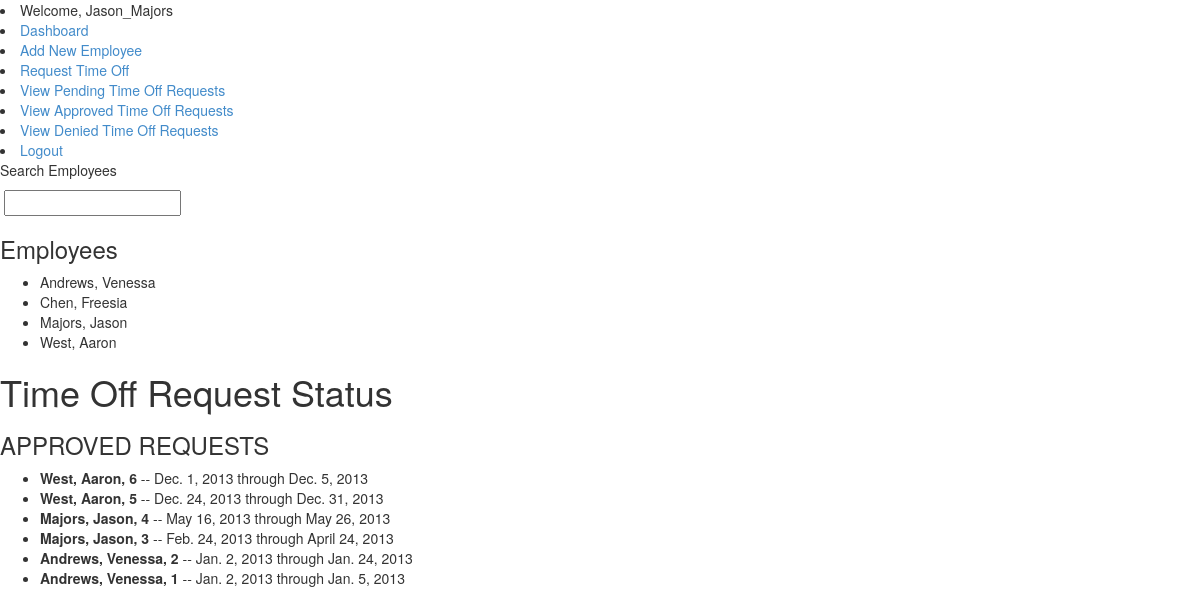
The page /hris/timeoff/APPROVED/ (signed in) on the database as committed earlier.
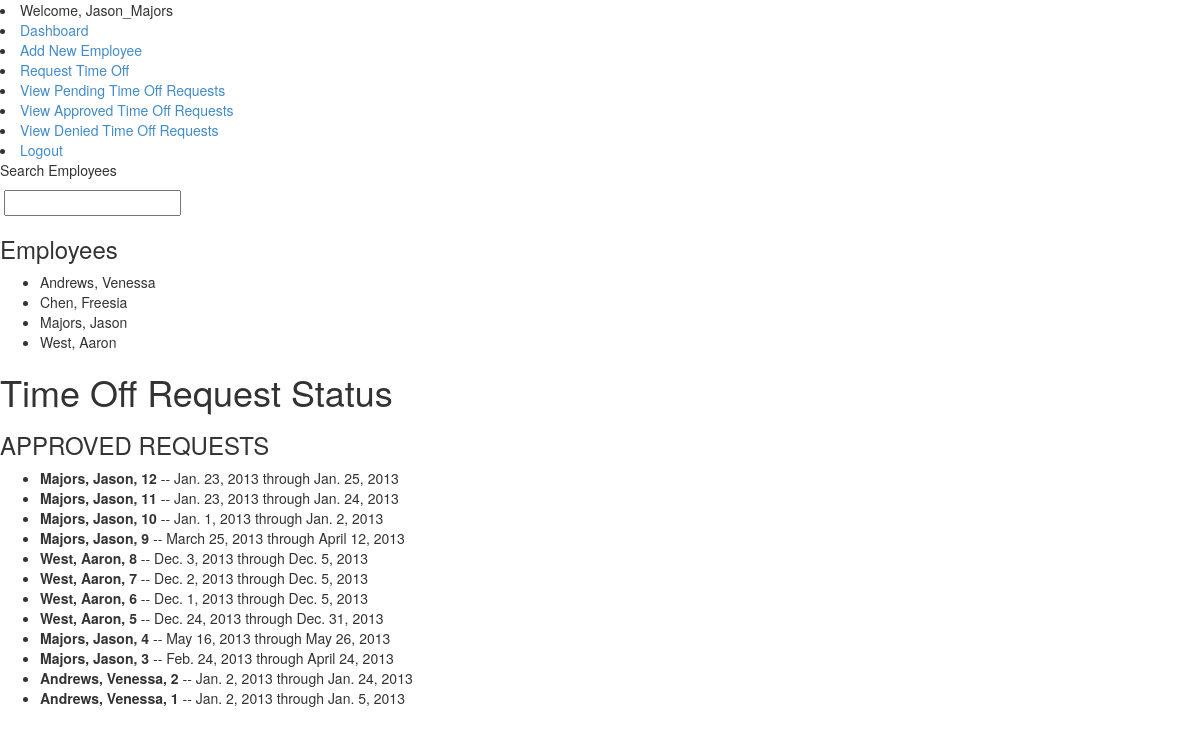
The same page on the database as committed later.
### hris_system/models.py (models this page shows, shortened)
class Employee(models.Model):
	user = models.OneToOneField(User)
	last_name = models.CharField(max_length=25)
	first_name = models.CharField(max_length=25)

class TimeOffRequest(models.Model):
	employee = models.ForeignKey(Employee)
	date_start = models.DateField(auto_now=False, auto_now_add=False)
	date_end = models.DateField(auto_now=False, auto_now_add=False)
	status = models.CharField(max_length=25, default="PENDING")

### hris_system/views.py (the view)
# urls.py: url(r'^timeoff/(?P<request_status>\w+)/$', views.get_timeoff_requests, name='requests'),
@login_required
def get_timeoff_requests(request, request_status):
	context = RequestContext(request)
	context_dict = {}
	employee_list = get_employee_list()
	status = request_status.upper()
	buttons = False
	if status == "PENDING":
		buttons = True
	timeoff_requests = TimeOffRequest.objects.filter(status=status).order_by('-id')
	context_dict['employee_list'] = employee_list
	context_dict['timeoff_requests'] = timeoff_requests
	context_dict['status'] = status
	context_dict['buttons'] = buttons
	return render_to_response('hris_system/timeoff.html', context_dict, context)

### hris_system/views.py (called while the page is built)
def get_employee_list(max_results=0, starts_with=''):
	employee_list = []
	if starts_with:
		employee_list = Employee.objects.filter(last_name__startswith=starts_with)
	else:
		employee_list = Employee.objects.all().order_by("last_name")
	if max_results > 0:
		if len(employee_list) >	max_results:
			employee_list = employee_list[:max_results]
	return employee_list

### templates/hris_system/timeoff.html (shortened to what this page needs)
{% extends 'hris_system/base.html' %}
{% block body_block %}
{% load static %}
<div>
	<h1>Time Off Request Status</h1>
	{% if timeoff_requests %}
	<h3>{{ status }} REQUESTS</h3>
		<div id="requests">
			<ul>
			{% for request in timeoff_requests %}
				<li><strong>{{ request.employee.last_name }}, {{ request.employee.first_name }}, {{ request.id }}</strong> -- {{ request.date_start }} through {{ request.date_end }}
				</li>
			{% endfor %}
			</ul>
		</div>
	{% endif %}
</div>
{% endblock %}

### templates/hris_system/base.html (shortened to what this page needs)
<!DOCTYPE html>
{% load static %}
<!DOCTYPE html>
<html>
  <head>
    <link href="{% static 'css/bootstrap.min.css' %}" rel="stylesheet">
  </head>
  <body>
    <div id="future navbar">
      {% if user.is_authenticated %}
      <li>Welcome, {{ user.username }}</li>
      <li><a href="/hris/">Dashboard</a></li>
      <li><a href="/hris/add_employee">Add New Employee</a></li>
      <li><a href="/hris/submit">Request Time Off</li>
      <li><a href="/hris/timeoff/pending">View Pending Time Off Requests</li>
      <li><a href="/hris/timeoff/approved">View Approved Time Off Requests</li>
      <li><a href="/hris/timeoff/denied">View Denied Time Off Requests</li>
      <li><a href="/hris/logout">Logout</a></li>
      {% else %}
      <li><a href="/hris/login">Login</a></li>
      {% endif %}
     </div>
    <div>
      {% if user.is_authenticated %}
        {% if employee_list %}
          <p>Search Employees</p>
          <form>
          <input type="text" name="suggestion" value="" id="suggestion" />
          </form>
         <div id="emps">
          {% include "hris_system/employee_list.html" with employee_list=employee_list %}
         </div>
        {% endif %}
      {% endif %}
    </div>
    {% block body_block %}
    {% endblock %}
  </body>
</html>

### templates/hris_system/employee_list.html
{% if employee_list %}
	<h3>Employees</h3>
	<ul>
		{% for employee in employee_list %}
		<li>{{ employee.last_name }}, {{ employee.first_name }}</li>
		{% endfor %}
{% else %}
	<h3>No Employees in the system</h3>
{% endif %}

Rows that differ between the two databases and show on the page:
added TimeOffRequest: employee.last_name "Majors", employee.first_name "Jason", id "12", date_start "Jan. 23, 2013", date_end "Jan. 25, 2013"
added TimeOffRequest: employee.last_name "Majors", employee.first_name "Jason", id "11", date_start "Jan. 23, 2013", date_end "Jan. 24, 2013"
added TimeOffRequest: employee.last_name "Majors", employee.first_name "Jason", id "10", date_start "Jan. 1, 2013", date_end "Jan. 2, 2013"
added TimeOffRequest: employee.last_name "Majors", employee.first_name "Jason", id "9", date_start "March 25, 2013", date_end "April 12, 2013"
added TimeOffRequest: employee.last_name "West", employee.first_name "Aaron", id "8", date_start "Dec. 3, 2013", date_end "Dec. 5, 2013"
added TimeOffRequest: employee.last_name "West", employee.first_name "Aaron", id "7", date_start "Dec. 2, 2013", date_end "Dec. 5, 2013"
